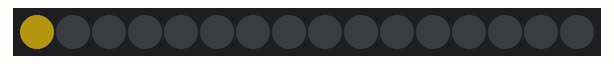
Simulated run of this sketch. Board: Arduino Uno, built with avr-gcc and run on an emulated ATmega328P. Shown: 16 RGB LEDs in strip order, left to right. Dim RGB values are drawn brighter than linear.

Above: at 0.05 s.
At 1.76 s:
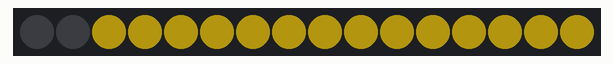
At 3.47 s:
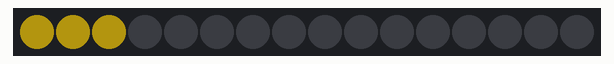
At 6.9 s:
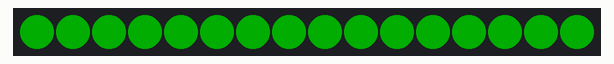
At 10.41 s:
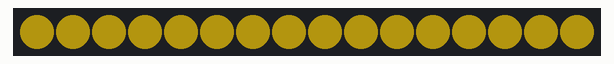
At 15.8 s:
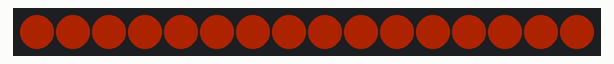

The sketch:

neopixel_example.ino
```cpp
// (licence header left out)
#include <Adafruit_NeoPixel.h>
#ifdef __AVR__
#include <avr/power.h>  // Required for 16 MHz Adafruit Trinket
#endif

// Which pin on the Arduino is connected to the NeoPixels?
#define PIN 6  // On Trinket or Gemma, suggest changing this to 1

// How many NeoPixels are attached to the Arduino?
#define NUMPIXELS 16  // Popular NeoPixel ring size

Adafruit_NeoPixel pixels(NUMPIXELS, PIN, NEO_GRB + NEO_KHZ800);

#define DELAYVAL 100  // Time (in milliseconds) to pause between pixels

void setup() {
  // These lines are specifically to support the Adafruit Trinket 5V 16 MHz.
  // Any other board, you can remove this part (but no harm leaving it):
#if defined(__AVR_ATtiny85__) && (F_CPU == 16000000)
  clock_prescale_set(clock_div_1);
#endif
  // END of Trinket-specific code.

  pixels.begin();  // INITIALIZE NeoPixel strip object (REQUIRED)
}

void loop() {
  // The first NeoPixel in a strand is #0, second is 1, all the way up
  // to the count of pixels minus one.
  pixels.clear();
  loading();
  success();
  pixels.clear();
  loading();
  fail();
}

void loading() {
  for (int i = 0; i < 2; i++) {
    for (int i = 0; i < NUMPIXELS; i++) {
      pixels.setPixelColor(i, pixels.Color(60, 50, 5));
      pixels.show();    // Send the updated pixel colors to the hardware.
      delay(DELAYVAL);  // Pause before next pass through loop
    }
    for (int i = 0; i < NUMPIXELS; i++) {  // For each pixel...
      // pixels.Color() takes RGB values, from 0,0,0 up to 255,255,255
      // Here we're using a moderately bright green color:
      pixels.setPixelColor(i, pixels.Color(0, 0, 0));
      pixels.show();    // Send the updated pixel colors to the hardware.
      delay(DELAYVAL);  // Pause before next pass through loop
    }
  }
}

void success() {
  for (int i = 0; i < 2; i++) {
    for (int i = 0; i < NUMPIXELS; i++) {
      pixels.setPixelColor(i, pixels.Color(0, 50, 0));
    }
    pixels.show();  // Send the updated pixel colors to the hardware.
    delay(100);
    pixels.clear();
    pixels.show();  // Send the updated pixel colors to the hardware.
    delay(100);
  }
  for (int i = 0; i < NUMPIXELS; i++) {
    pixels.setPixelColor(i, pixels.Color(0, 50, 0));
  }
  pixels.show();  // Send the updated pixel colors to the hardware.
  delay(2000);
}

void fail() {
  for (int i = 0; i < 2; i++) {
    for (int i = 0; i < NUMPIXELS; i++) {
      pixels.setPixelColor(i, pixels.Color(50, 10, 0));
    }
    pixels.show();  // Send the updated pixel colors to the hardware.
    delay(100);
    pixels.clear();
    pixels.show();  // Send the updated pixel colors to the hardware.
    delay(100);
  }
  for (int i = 0; i < NUMPIXELS; i++) {
    pixels.setPixelColor(i, pixels.Color(50, 10, 0));
  }
  pixels.show();  // Send the updated pixel colors to the hardware.
  delay(2000);
}
```

Measured:
- by itself, everything shown: repeats every 17.7 s, in 138 steps
- what the display in image 3 shows lasts 2.0 s, from 6.9 s to 8.9 s
